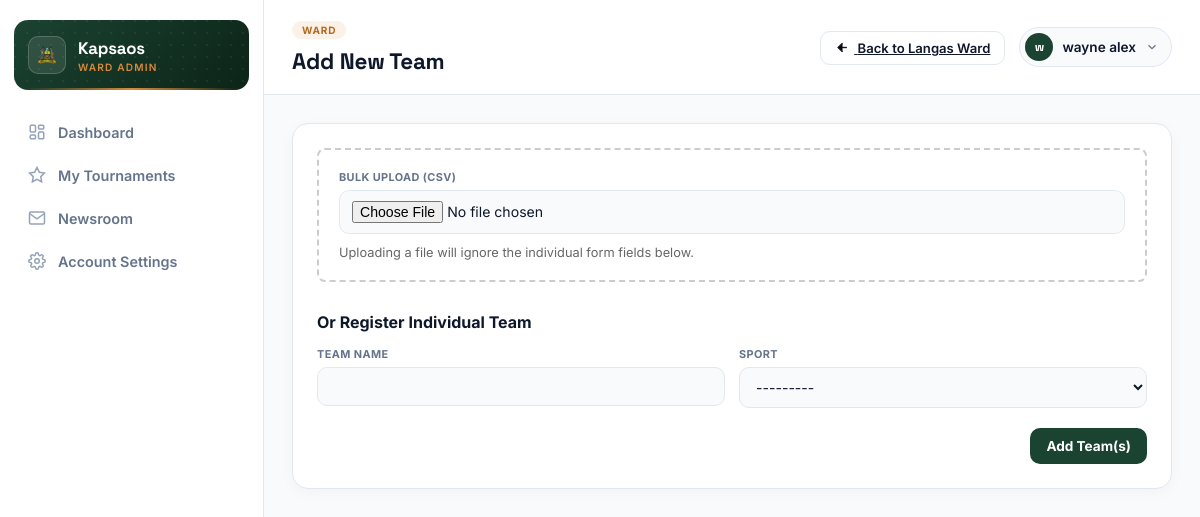
The page /accounts/ward/phases/1/teams/new/ (signed in) on the database its author committed.
### accounts/models.py (models this page shows, shortened)
class User(AbstractUser):
    class Role(models.TextChoices):
        SYSTEM_ADMIN = 'system_admin', 'System Admin'
        COUNTY_ICT_OFFICER = 'county_ict', 'County ICT Officer'
        SUB_COUNTY_ADMIN = 'sub_county_admin', 'Sub-County Admin'
        WARD_ADMIN = 'ward_admin', 'Ward Admin'
        TEAM_MANAGER = 'team_manager', 'Team Manager'
    role = models.CharField(max_length=20, choices=Role.choices)
    sub_county = models.ForeignKey(
        SubCounty, on_delete=models.PROTECT, null=True, blank=True, related_name='admins'
    )
    ward = models.ForeignKey(
        Ward, on_delete=models.PROTECT, null=True, blank=True, related_name='admins'
    )
    phone_number = models.CharField(max_length=20, blank=True)

class Ward(models.Model):
    sub_county = models.ForeignKey(SubCounty, on_delete=models.CASCADE, related_name='wards')
    name = models.CharField(max_length=100)
    created_at = models.DateTimeField(auto_now_add=True)
    class Meta:
        verbose_name_plural = "Wards"
        unique_together = ('sub_county', 'name')
        ordering = ['sub_county__name', 'name']

class Phase(models.Model):
    class Stage(models.TextChoices):
        WARD = 'ward', 'Ward Phase'
        SUB_COUNTY = 'sub_county', 'Sub-County Phase'
        COUNTY = 'county', 'County Phase'
        FINAL = 'final', 'Final Phase'
    class Status(models.TextChoices):
        UPCOMING = 'upcoming', 'Upcoming'
        ONGOING = 'ongoing', 'Ongoing'
        COMPLETED = 'completed', 'Completed'
    STAGE_ORDER = {
        Stage.WARD: 1,
        Stage.SUB_COUNTY: 2,
        Stage.COUNTY: 3,
        Stage.FINAL: 4,
    }
    tournament = models.ForeignKey(Tournament, on_delete=models.CASCADE, related_name='phases')
    stage = models.CharField(max_length=20, choices=Stage.choices)
    order = models.PositiveSmallIntegerField(editable=False, default=1)
    status = models.CharField(max_length=20, choices=Status.choices, default=Status.UPCOMING)
    ward = models.ForeignKey(
        Ward, on_delete=models.PROTECT, null=True, blank=True, related_name='phases'
    )
    sub_county = models.ForeignKey(
        SubCounty, on_delete=models.PROTECT, null=True, blank=True, related_name='phases'
    )
    start_date = models.DateField(null=True, blank=True)
    end_date = models.DateField(null=True, blank=True)
    created_by = models.ForeignKey(
        settings.AUTH_USER_MODEL, on_delete=models.SET_NULL, null=True,
        related_name='phases_created'
    )
    created_at = models.DateTimeField(auto_now_add=True)
    class Meta:
        unique_together = ('tournament', 'stage', 'ward', 'sub_county')
        ordering = ['tournament', 'order', 'ward__name', 'sub_county__name']
    @property
    def scope_label(self):
        if self.ward:
            return f"{self.ward.name} Ward"
        if self.sub_county:
            return f"{self.sub_county.name} Sub-County"
        if self.stage == self.Stage.FINAL:
            return "Final"
        return "County"

### accounts/views.py (the view, shortened to what this page needs)
# urls.py: path('ward/phases/<int:phase_pk>/teams/new/', views.ward_TeamCreateView, name='ward_team_create'),
@ward_admin_required
@login_required(login_url='login_admin')
def ward_TeamCreateView(request, phase_pk):
    phase = get_object_or_404(Phase, pk=phase_pk)
    form = TeamForm(request.POST)
    form = TeamForm(initial={'ward': phase.ward})
    return render(request, 'ward/wardadmin_team_form.html', {'form': form, 'phase': phase})

### accounts/forms.py
class TeamForm(forms.ModelForm):
    class Meta:
        model = Team
        fields = ['name', 'sport', 'ward', 'home_ground', 'coach_name', 'coach_phone']
    def __init__(self, *args, **kwargs):
        super().__init__(*args, **kwargs)
        self.fields['ward'].disabled = True
        self.fields['ward'].required = False

### accounts/models.py (called while the page is built)
    def __str__(self):
        return self.name

### accounts/templates/ward/wardadmin_team_form.html (shortened to what this page needs)
{% extends "ward/wardadmin_base.html" %}
{% block page_eyebrow %}{{ ward.name }} Ward{% endblock %}
{% block page_title %}Add New Team{% endblock %}
{% block header_actions %}
{% if phase %}
<a href="{% url 'ward_tournament'  %}" class="btn-ghost">
    <svg viewBox="0 0 24 24" style="width:15px;height:15px;stroke:currentColor;stroke-width:2.2;margin-right:4px;vertical-align:-2px;"><line x1="19" y1="12" x2="5" y2="12"/><polyline points="12 19 5 12 12 5"/></svg>
    Back to {{ phase.scope_label }}
</a>
{% endif %}
{% endblock %}
{% block content %}
<div class="group" style="padding:24px;">
    <form method="post" enctype="multipart/form-data" id="team-form">
        <div id="bulk-section" class="form-field-box" style="margin-bottom: 30px; border: 2px dashed #ccc; padding: 20px; border-radius: 8px;">
            <label><strong>Bulk Upload (CSV)</strong></label>
            <input type="file" name="csv_file" id="csv-input" accept=".csv">
            <p style="font-size: 0.8rem; color: #666; margin-top: 5px;">Uploading a file will ignore the individual form fields below.</p>
        </div>
        <div id="manual-section">
            <h4 style="margin-bottom: 15px;">Or Register Individual Team</h4>
            <div class="form-grid-columns">
                <div class="form-field-box">
                    <label>Team Name</label>{{ form.name }}
                </div>
                <div class="form-field-box">
                    <label>Sport</label>{{ form.sport }}
                </div>
            </div>
        </div>
        <div class="form-actions" style="margin-top: 20px;">
            <button type="submit" class="btn-primary" id="submit-btn">Add Team(s)</button>
        </div>
    </form>
</div>
{% endblock %}

### accounts/templates/ward/wardadmin_base.html (shortened to what this page needs)
{% load static %}
<!DOCTYPE html>
<html lang="en">
<head>
</head>
<body>
<div class="dashboard-wrapper">
    <aside class="sidebar" id="sidebar">
        <div class="sidebar-brand">
            <div class="sidebar-crest"><img src="{% static 'UG_LOGO.png' %}" alt="Logo"></div>
            <div class="sidebar-title">
                <h1>{{ request.user.ward.name }}</h1>
                <p>Ward Admin</p>
            </div>
        </div>
        <nav>
            <ul class="nav-menu">
                <li><a href="{% url 'ward_dashboard' %}" class="nav-item {% if active_nav == 'dashboard' %}active{% endif %}">
                    <svg viewBox="0 0 24 24"><rect x="3" y="3" width="7" height="9" rx="1.5"/><rect x="14" y="3" width="7" height="5" rx="1.5"/><rect x="14" y="12" width="7" height="9" rx="1.5"/><rect x="3" y="16" width="7" height="5" rx="1.5"/></svg>
                    Dashboard
                </a></li>
                <li><a href="{% url 'ward_tournament' %}" class="nav-item {% if active_nav == 'tournament' %}active{% endif %}">
                    <svg viewBox="0 0 24 24"><path d="M12 2l3.09 6.26L22 9.27l-5 4.87 1.18 6.88L12 17.77l-6.18 3.25L7 14.14 2 9.27l6.91-1.01L12 2z"/></svg>
                    My Tournaments
                </a></li>
                <li><a href="{% url 'ward_newsroom' %}" class="nav-item {% if active_nav == 'news' %}active{% endif %}">
                    <svg viewBox="0 0 24 24"><path d="M4 4h16c1.1 0 2 .9 2 2v12c0 1.1-.9 2-2 2H4c-1.1 0-2-.9-2-2V6c0-1.1.9-2 2-2z"/><polyline points="22,6 12,13 2,6"/></svg>
                    Newsroom
                </a></li>
                <li><a href="{% url 'ward_account_settings' %}" class="nav-item {% if active_nav == 'settings' %}active{% endif %}">
                    Account Settings
                </a></li>
            </ul>
        </nav>
    </aside>
    <main class="main-viewport">
        <header class="top-header-bar">
            <div>
                <div class="eyebrow">{% block page_eyebrow %}Overview{% endblock %}</div>
                <h2>{% block page_title %}Dashboard{% endblock %}</h2>
            </div>
            <div class="header-right">
                <div>{% block header_actions %}{% endblock %}</div>
                <div class="user-pill">
                    <button class="user-pill-trigger" onclick="toggleUserDropdown()">
                        <span class="user-avatar">{{ request.user.first_name|slice:":1"|default:"W" }}</span>
                        <span class="user-label">{{ request.user.get_full_name|default:request.user.username }}</span>
                        <svg viewBox="0 0 24 24" fill="none" stroke-width="2"><polyline points="6 9 12 15 18 9"/></svg>
                    </button>
                </div>
            </div>
        </header>
       <div class="content-area">
            {% block content %}{% endblock %}
        </div>
    </main>
</div>
</body>
</html>

### rows shown on the page
User: user.ward.name "Kapsaos", user.first_name "w", user.get_full_name "wayne alex"
Phase: scope_label "Langas Ward"
